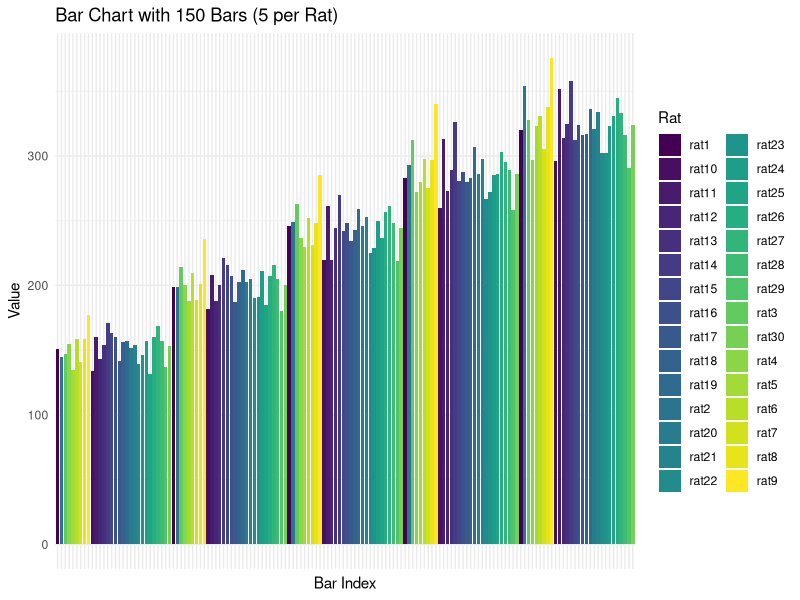

This figure's R source:
library(readxl)

rat <- read_excel("ratdata.xlsx")

#bar chart with rat_ across the x axis and value on y axis. Do 5 bars for each rat 

library(ggplot2)
library(dplyr)
library(tidyverse)


# Simulate some example data (Replace this with your actual data)
#drop 'age' column from rat
# Assuming 'rat' is your data frame and 'age' is the column to drop


df <- rat %>% select(-age)



df_long <- pivot_longer(df, cols = everything(), names_to = "Rat", values_to = "Value")

# Generate unique bar index (1 to 150) for x-axis
df_long$Bar_Index <- seq_len(nrow(df_long))

# Plot the data with 150 separate bars
ggplot(df_long, aes(x = factor(Bar_Index), y = Value, fill = Rat)) +
  geom_bar(stat = "identity") +
  theme_minimal() +
  labs(title = "Bar Chart with 150 Bars (5 per Rat)",
       x = "Bar Index",
       y = "Value") +
  theme(axis.text.x = element_blank(),  # Hide x-axis text since there are 150 bars
        axis.ticks.x = element_blank()) +
  scale_fill_viridis_d()
